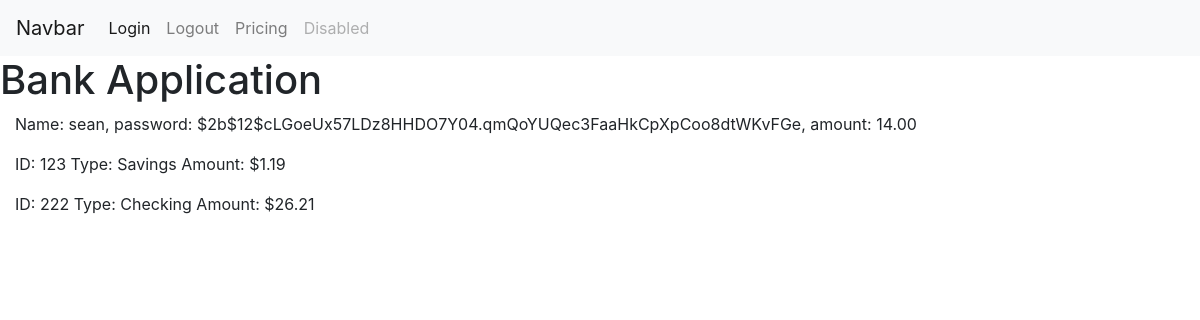
Before: /view with the older database file.
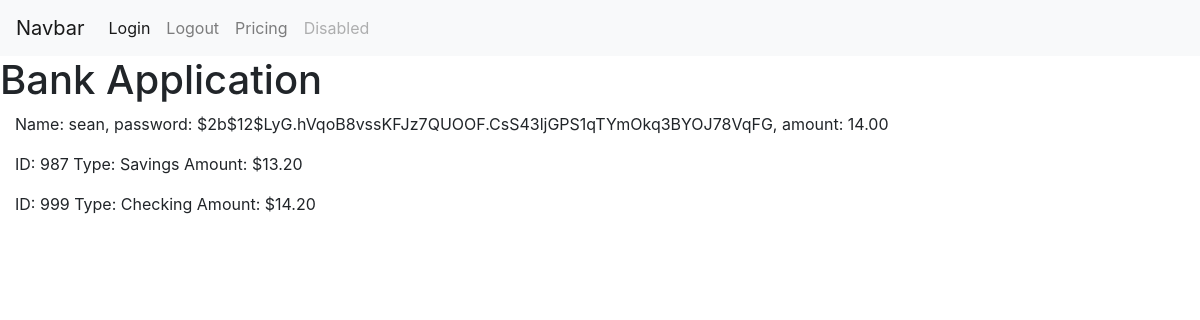
After: the same page with the newer database file.
### bankapp/customers.py (models this page shows, shortened)
class customers(db.Model):
	_id = db.Column("id", db.Integer, primary_key=True)
	name = db.Column("name", db.String(30))
	password = db.Column("password", db.String(100)) # ADD unique=True, nullable=False
	amount = db.Column("amount", db.Numeric(scale=2)) # ADD nullable=False
	accounts = db.relationship("Account", backref="owner", lazy=True)

class Account(db.Model):
	_id = db.Column("id", db.Integer, primary_key=True)
	bank_id = db.Column("number", db.Integer, unique=True)
	amount = db.Column("amount", db.Numeric(scale=2))
	account_type = db.Column("type", db.String(10))
	transactions = db.relationship("Transaction", backref="receiver", lazy=True)
	owner_id = db.Column(db.Integer, db.ForeignKey("customers.id"), nullable=False)

### bankapp/routes.py (the view)
@app.route("/view")
def view():
	if ("user" in session):
		user = session["user"]
		test_user = Account.query.filter_by(owner="user")
		return render_template("view.html", tests=test_user, values=customers.query.filter_by(name=user))
	return render_template("view.html", values=customers.query.all())

### bankapp/templates/view.html (shortened to what this page needs)
{% extends "base.html" %}
{% block content%}
	{% for item in values %}
		<p>Name: {{item.name}}, password: {{item.password}}, amount: {{item.amount}}</p>
		{% for ac in item.accounts %}
			<p>ID: {{ac.bank_id}} Type: {{ac.account_type}} Amount: ${{ac.amount}}</p>
		{% endfor %}
	{% endfor %}
{% endblock %}

### bankapp/templates/base.html (shortened to what this page needs)
<!DOCTYPE html>
<html>
<head>
	<link rel="stylesheet" href="https://cdn.jsdelivr.net/npm/bootstrap@4.5.3/dist/css/bootstrap.min.css">
</head>
<body>
	<nav class="navbar navbar-expand-lg navbar-light bg-light">
	  <a class="navbar-brand" href="#">Navbar</a>
	  <div class="collapse navbar-collapse" id="navbarNavAltMarkup">
	    <div class="navbar-nav">
	      <a class="nav-link active" href="login">Login <span class="sr-only">(current)</span></a>
	      <a class="nav-link" href="logout">Logout</a>
	      <a class="nav-link" href="#">Pricing</a>
	      <a class="nav-link disabled" href="#" tabindex="-1" aria-disabled="true">Disabled</a>
	    </div>
	  </div>
	</nav>
	<h1>Bank Application</h1>
	<div class="container-fluid">
		{% block content %}
		{% endblock %}
	</div>
</body>
</html>

Changed rows visible on the page:
changed customers "sean": password "$2b$12$cLGoeUx57LDz8HHDO7Y04.qmQoYUQec3FaaHkCpXpCoo8dtWKvFGe" → "$2b$12$LyG.hVqoB8vssKFJz7QUOOF.CsS43ljGPS1qTYmOkq3BYOJ78VqFG"
changed Account "Savings": bank_id "123" → "987"; amount "1.19" → "13.20"
changed Account "Checking": bank_id "222" → "999"; amount "26.21" → "14.20"
